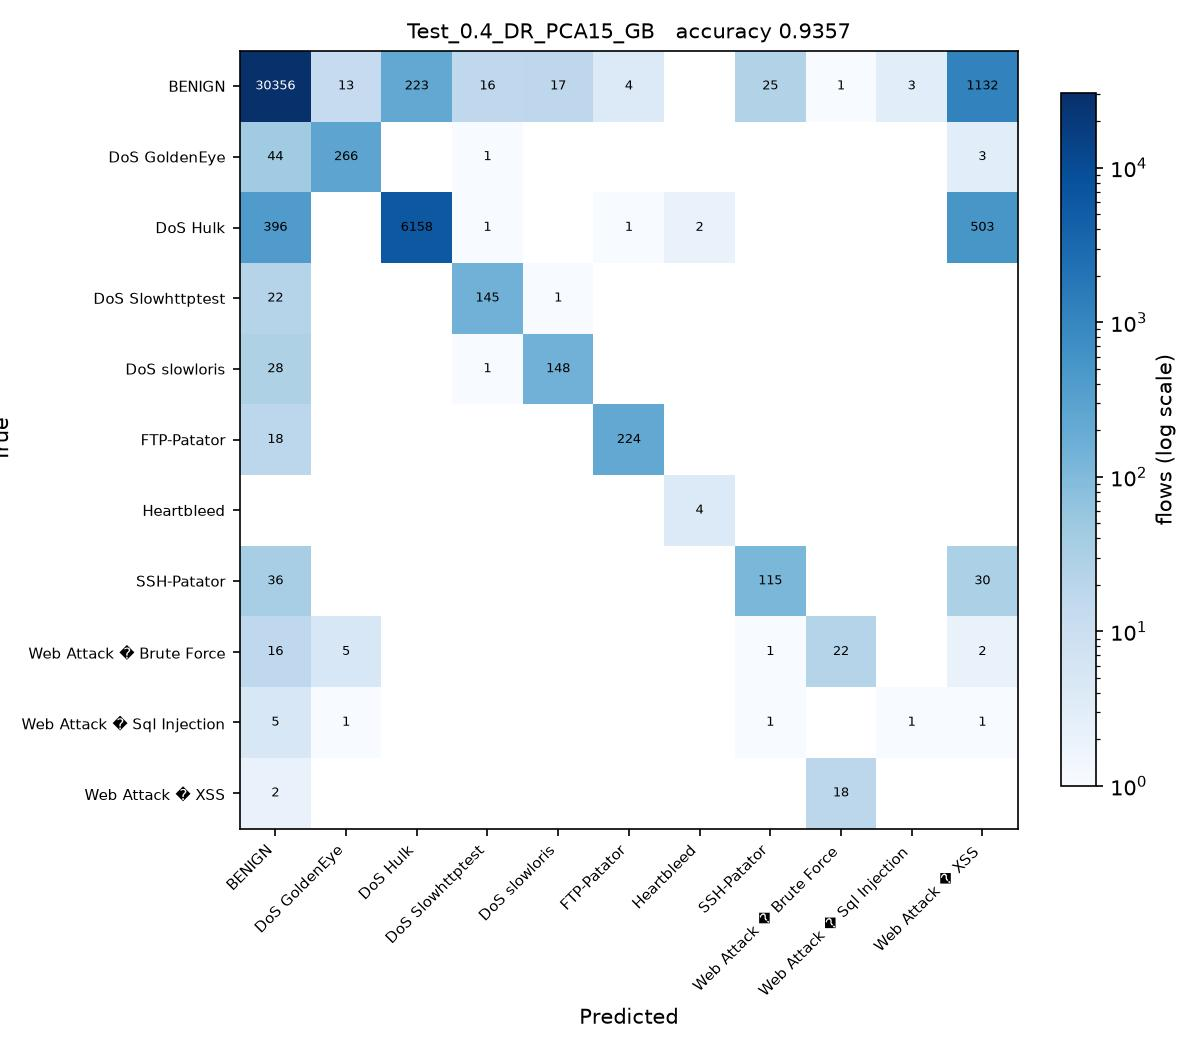

This chart was generated by the following Python code:
# Test_0.4_DR_PCA15_GB.py
#
# Test size 0.4  |  PCA, 15 components  |  Gradient Boosting (sheet #8)
#
# This is SGDC_60_40.py with the changes marked CHANGE below and nothing else.

import os
from pathlib import Path

# CHANGE 1: find the folder holding the three CSV files and run from there, so
# the plain file names below resolve no matter where this script is started
# from or how deeply it sits inside the project folder.
HERE = Path(__file__).resolve().parent
for PROJECT in [HERE, *HERE.parents]:
    if (PROJECT / 'Tuesday-WorkingHours.pcap_ISCX.csv').exists():
        os.chdir(PROJECT)
        break
else:
    raise SystemExit('Put this folder inside the folder that holds the three '
                     'CIC-IDS2017 CSV files, then run the script again.')
import numpy as np
import pandas as pd

df1 = pd.read_csv('Tuesday-WorkingHours.pcap_ISCX.csv', low_memory=True)
df2 = pd.read_csv('Wednesday-workingHours.pcap_ISCX.csv', low_memory=True)
df3 = pd.read_csv('Thursday-WorkingHours-Morning-WebAttacks.pcap_ISCX.csv', low_memory=True)

dataset = pd.concat([df1, df2, df3], ignore_index=True)

dataset.columns = dataset.columns.str.strip()

# CHANGE 2: a stratified sample of 100000 flows, the same for every run.
# Gradient Boosting builds one tree per class per stage on a single core, so all
# 1.3 million flows would take hours per script. At least 50 flows of every
# class are kept, so the rare attacks stay in the split.
label = dataset.columns[-1]
dataset = pd.concat(
    [g.sample(n=min(len(g), max(50, round(100000 * len(g) / len(dataset)))), random_state=0)
     for _, g in dataset.groupby(label)],
    ignore_index=True
)

X = dataset.iloc[:, :-1]
y = dataset.iloc[:, -1]

X = X.apply(pd.to_numeric, errors='coerce')

X.replace([np.inf, -np.inf], np.nan, inplace=True)

from sklearn.impute import SimpleImputer

imputer = SimpleImputer(missing_values=np.nan, strategy='mean')
X = imputer.fit_transform(X)

from sklearn.preprocessing import LabelEncoder

labelencoder_y = LabelEncoder()
y = labelencoder_y.fit_transform(y)

from sklearn.model_selection import train_test_split

X_train, X_test, y_train, y_test = train_test_split(
    X,
    y,
    test_size=0.4,   # CHANGE 3: test size
    random_state=0,
    stratify=y
)

# CHANGE 4: PCA, from PCA_LDA_KErnel_PCA_CODE.pdf (fit only on training data)
from sklearn.decomposition import PCA

pca = PCA(n_components=15)
X_train = pca.fit_transform(X_train)
X_test = pca.transform(X_test)

# CHANGE 5: Gradient Boosting (sheet #8) in place of SGDClassifier
from sklearn.ensemble import GradientBoostingClassifier

# random_state=0 is the only addition to the sheet: without a seed the trees
# break ties between equally good splits at random, so a rerun gives
# different numbers (by several points on these components).
classifier = GradientBoostingClassifier(random_state=0)

classifier.fit(X_train, y_train)

y_pred = classifier.predict(X_test) 

from sklearn.metrics import confusion_matrix
from sklearn.metrics import accuracy_score
from sklearn.metrics import precision_score
from sklearn.metrics import recall_score
from sklearn.metrics import f1_score
from sklearn.metrics import classification_report

cm = confusion_matrix(y_test, y_pred)

print("Confusion Matrix:\n")
print(cm)

print("\nAccuracy : {:.4f}".format(accuracy_score(y_test, y_pred)))
print("\nPrecision : {:.4f}".format(precision_score(y_test, y_pred, average='weighted')))
print("\nRecall : {:.4f}".format(recall_score(y_test, y_pred, average='weighted')))
print("\nF1 Score : {:.4f}".format(f1_score(y_test, y_pred, average='weighted')))

print("\nClassification Report:\n")
print(classification_report(y_test, y_pred))

# CHANGE 6: save the confusion matrix as Test_0.4_DR_PCA15_GB.jpg and record the result
import matplotlib
matplotlib.use('Agg')
import matplotlib.pyplot as plt
from matplotlib.colors import LogNorm

here = HERE                     # the folder this script sits in
names = [str(c) for c in labelencoder_y.classes_]
fig, ax = plt.subplots(figsize=(8, 7))
im = ax.imshow(cm, cmap='Blues', norm=LogNorm(vmin=1))
ax.set_xticks(range(len(names)), names, rotation=45, ha='right', fontsize=7)
ax.set_yticks(range(len(names)), names, fontsize=7)
ax.set_xlabel('Predicted')
ax.set_ylabel('True')
ax.set_title('Test_0.4_DR_PCA15_GB   accuracy {:.4f}'.format(accuracy_score(y_test, y_pred)), fontsize=10)
for i in range(cm.shape[0]):
    for j in range(cm.shape[1]):
        if cm[i, j]:
            ax.text(j, i, cm[i, j], ha='center', va='center', fontsize=6,
                    color='white' if cm[i, j] > cm.max() / 3 else 'black')
fig.colorbar(im, ax=ax, fraction=0.04, label='flows (log scale)')
fig.tight_layout()
fig.savefig(here / 'Test_0.4_DR_PCA15_GB.jpg', dpi=150)
plt.close(fig)

row = pd.DataFrame([{
    'Test': 0.4, 'DR': 'PCA15', 'Clas': 'GB',
    'Acc': round(accuracy_score(y_test, y_pred), 4),
    'Pre': round(precision_score(y_test, y_pred, average='weighted'), 4),
    'Rec': round(recall_score(y_test, y_pred, average='weighted'), 4),
    'F1': round(f1_score(y_test, y_pred, average='weighted'), 4),
    'script': 'Test_0.4_DR_PCA15_GB',
}])
# one file per run, so several scripts can run at the same time without
# overwriting each other. 21_run_45_mix.py merges them into the Excel sheet.
out = PROJECT / 'results' / 'parts_mix' / 'Test_0.4_DR_PCA15_GB.csv'
out.parent.mkdir(parents=True, exist_ok=True)
row.to_csv(out, index=False)
